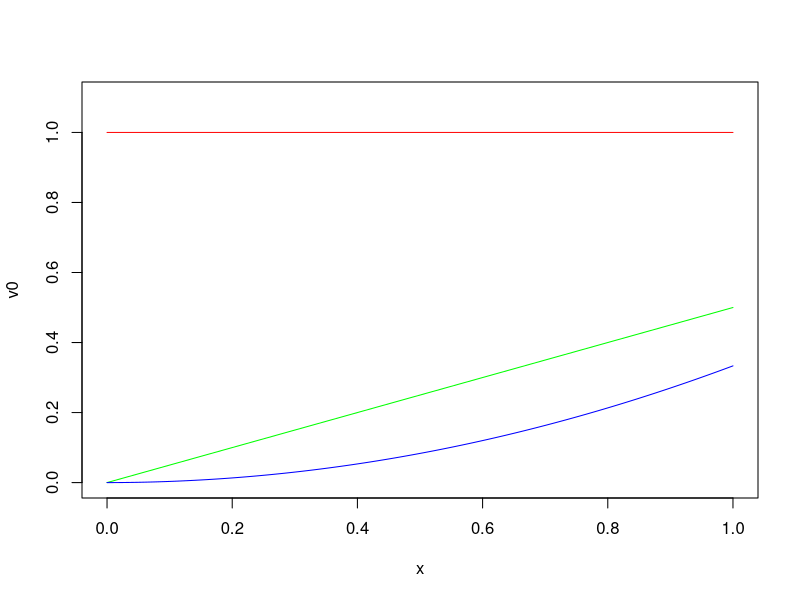
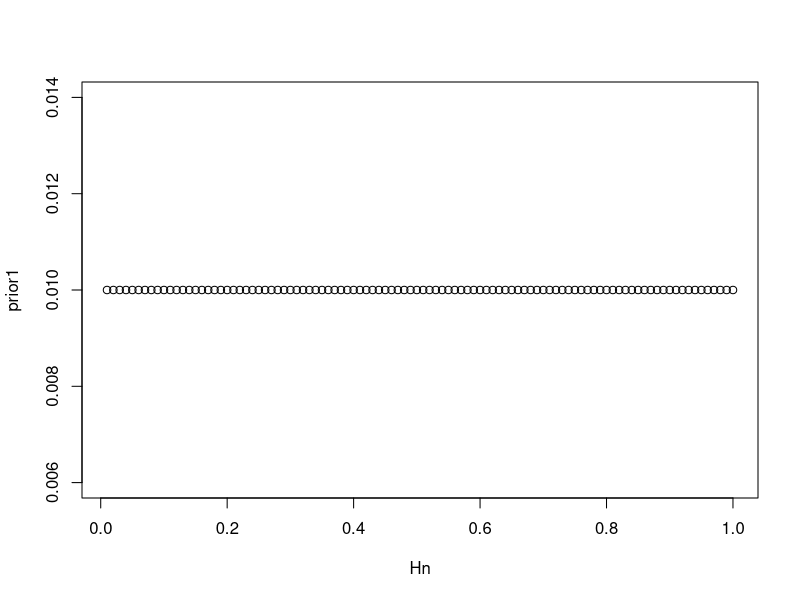
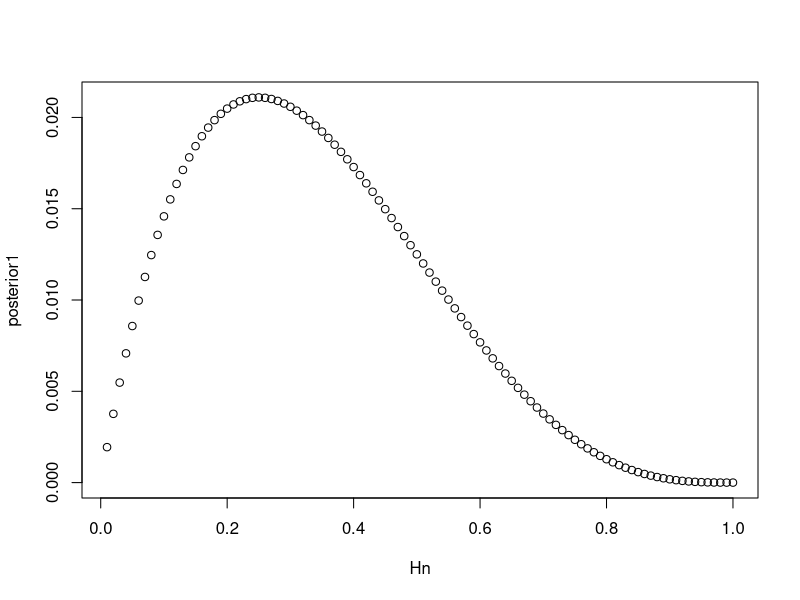
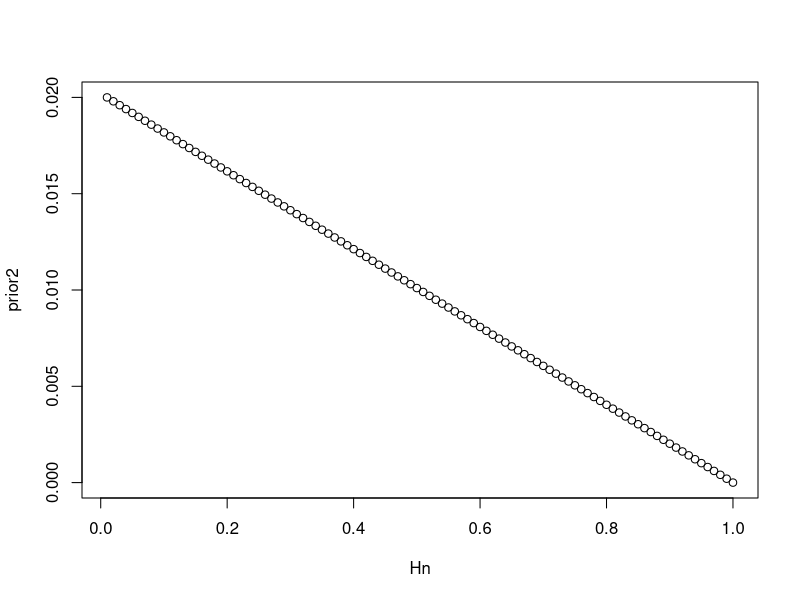
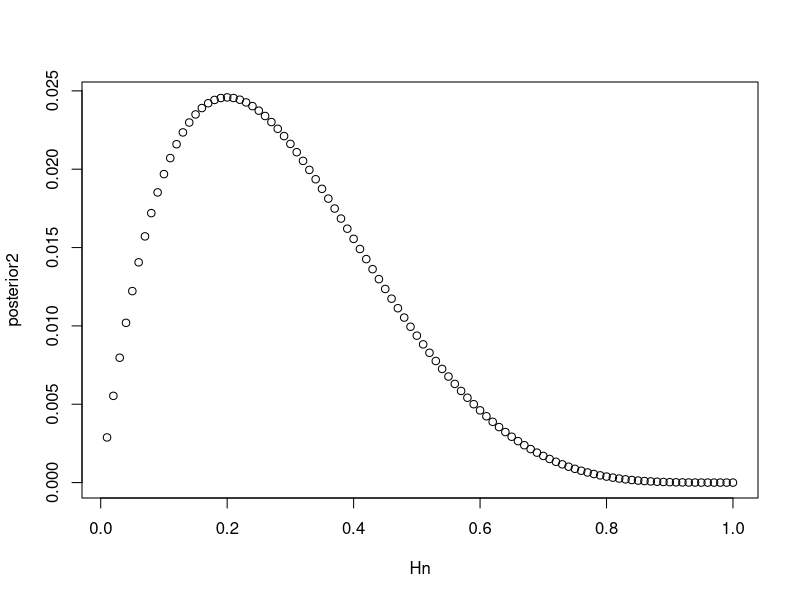
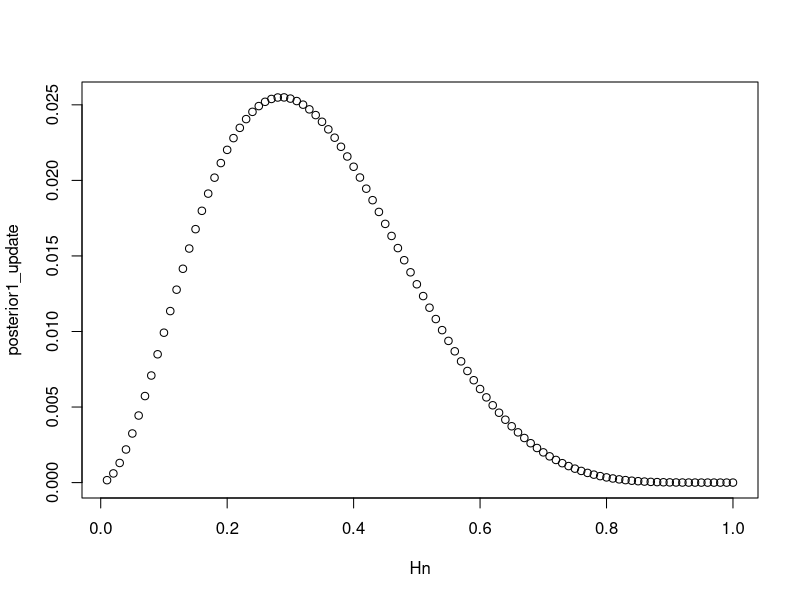
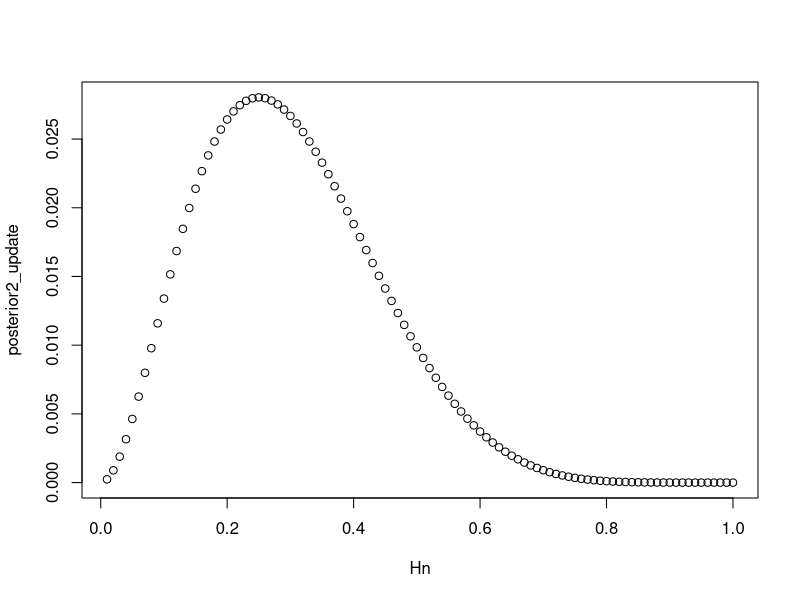

Generate these figures, in order, with R:
PFC = 12/52 * (51-11)/51 + (51-12)/52* 12/51 + 12/52 * 11/51
PFC

PQH_given_FC = 2/52 / PFC
PQH_given_FC

n <- 200
x <- c(0:n)/n
v0 <- dunif(x, 0, 1)
v1 <- x/2
v2 <- x^2/3
plot(x, v0, type='l', col='red', ylim = c(0, 1.1))
lines(x, v1, col='green')
lines(x, v2, col='blue')

N <- 100
Hn <- c(1:N)/N
prior1 <- ceiling( c(1:N)/N)/N
plot(Hn, prior1)

PD_given_Hn <- (1- Hn)^3 * Hn
PD_given_Hn

PD <- sum(prior1 * PD_given_Hn)
PD

posterior1 <- prior1 * PD_given_Hn / PD
plot(Hn, posterior1)

prior2 <- (1 - Hn)
prior2 <- prior2 / sum(prior2)
plot(Hn, prior2)

# check that the prior estimate has total probability 1
sum(prior2)

PD <- sum(prior2 * PD_given_Hn)
PD

posterior2 = prior2 * PD_given_Hn / PD
plot(Hn, posterior2)

sum(posterior2[0:51])

sum(posterior1[0:51])

PD_given_Hn = (1- Hn)^2 * Hn
PD = sum( posterior1 * PD_given_Hn)
PD

posterior1_update = posterior1 * PD_given_Hn / PD
plot(Hn, posterior1_update)

PD = sum( posterior2 * PD_given_Hn)
PD

posterior2_update = posterior2 * PD_given_Hn / PD
plot(Hn, posterior2_update)

sum( posterior1_update[1:49]);
sum( posterior2_update[1:49])


